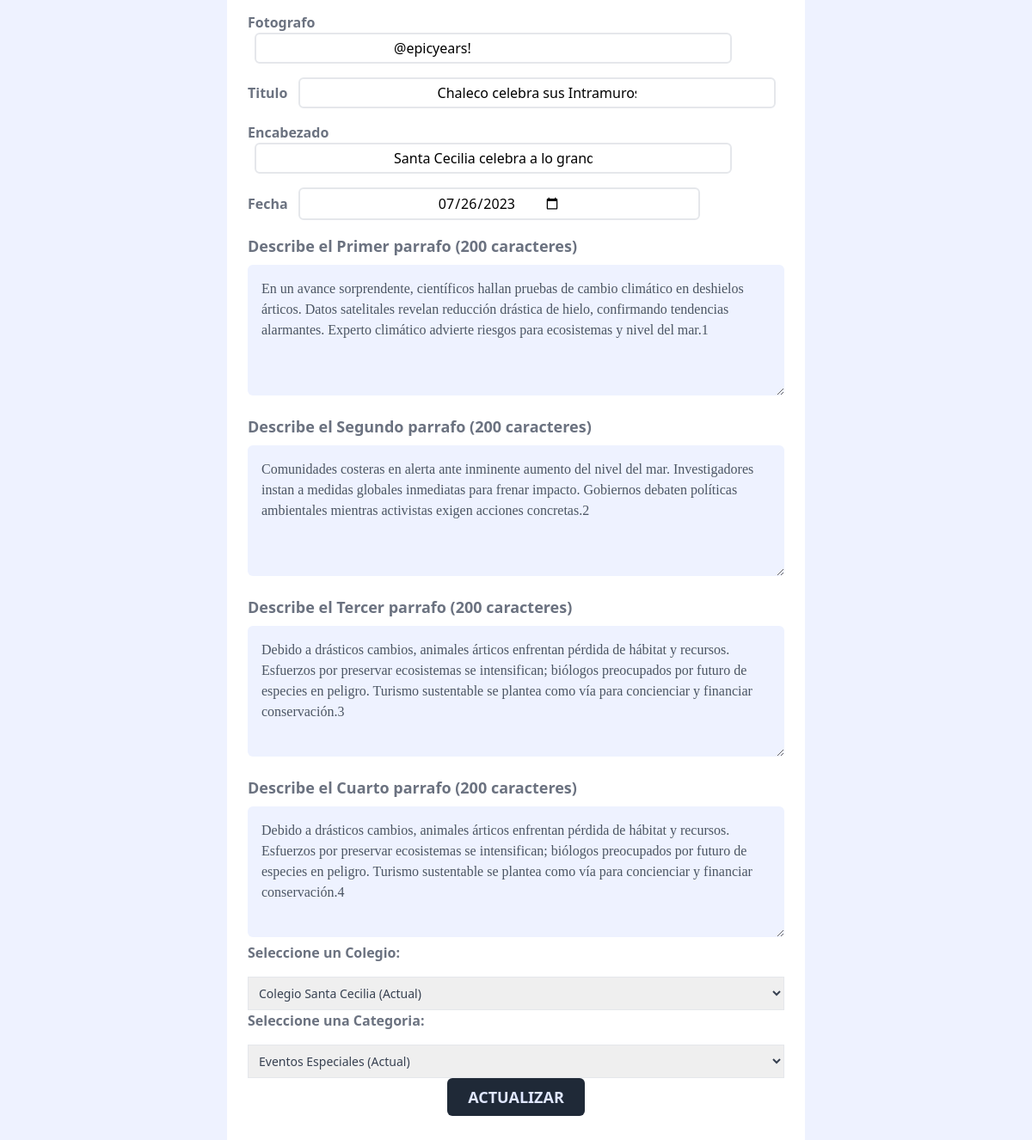
The page /src/editnews.php?new=113 (lower part) on the database as committed earlier.
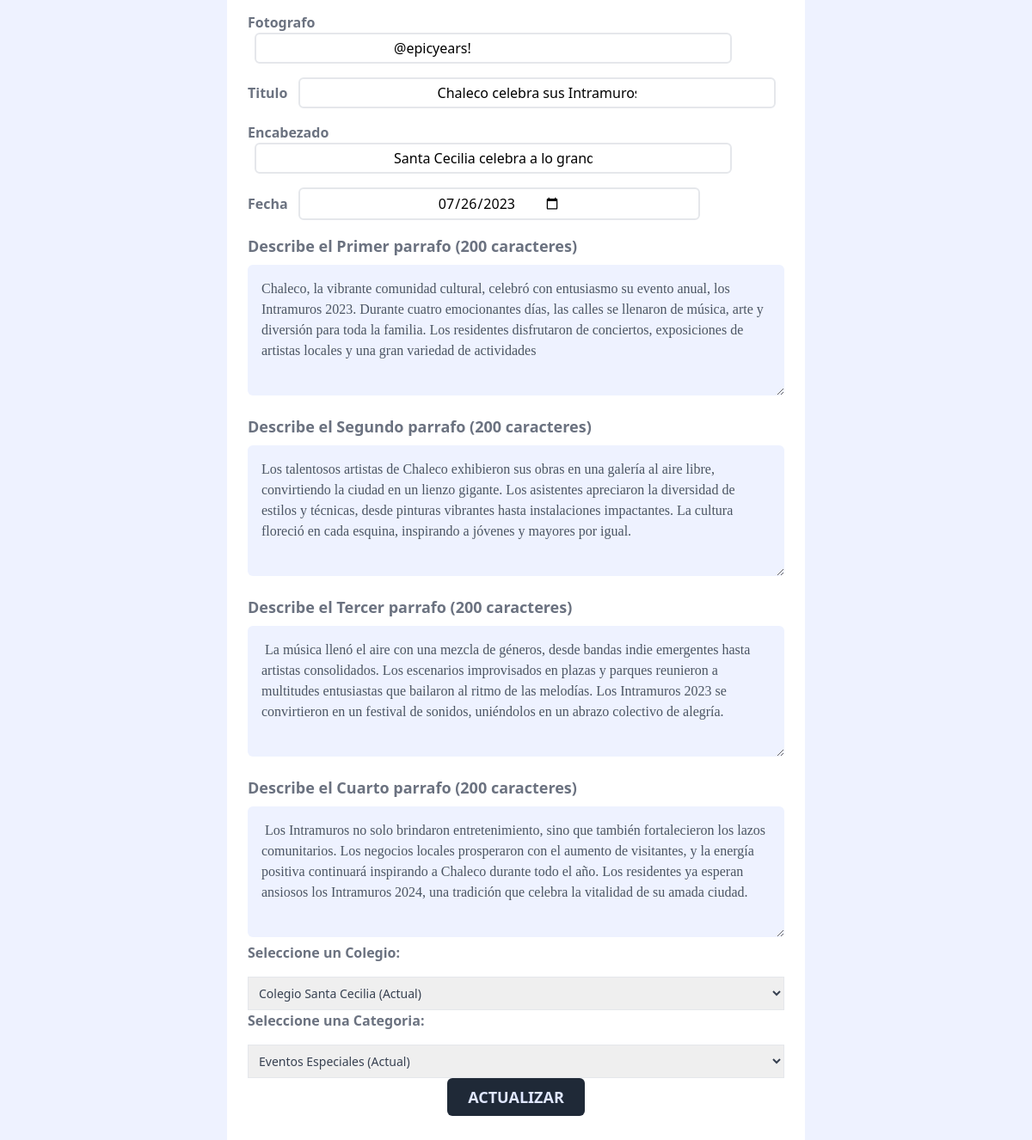
The same page on the database as committed later.
### tables this page shows
CREATE TABLE `news` (
  `id_news` int(11) NOT NULL,
  `id_reporter` varchar(100) NOT NULL,
  `main_image` text DEFAULT NULL,
  `photographer` varchar(100) NOT NULL,
  `headline` text NOT NULL,
  `drophead` text NOT NULL,
  `date` date NOT NULL,
  `BodyOne` text NOT NULL,
  `BodyTwo` text NOT NULL,
  `BodyThree` text NOT NULL,
  `BodyFour` text NOT NULL,
  `school` text NOT NULL,
  `Category` text NOT NULL
);

### src/editnews.php (the view, shortened to what this page needs)
<?php
$conexion = mysqli_connect('localhost', 'root', '', 'astrodb');
$new= $_GET['new'];
$query = "SELECT * FROM `news` WHERE `id_news` = '$new'";
$result = mysqli_query($conexion, $query);
while($row = mysqli_fetch_array($result)){
?>
<!DOCTYPE html>
<html lang="en">
<head>
<link rel="stylesheet" href="../Public/tailwind.css">
</head>
<body>
    <form method="post" enctype="multipart/form-data" action="./funciones/CRUD_New.php">
        <div class="bg-indigo-50 min-h-screen md:px-20 pt-6">
          <div class=" bg-white rounded-md px-6 py-10 max-w-2xl mx-auto">
            <div class="space-y-4">
              <div>
                <label for="photographer" class="text-2lx font-bold text-gray-500">Fotografo</label>
                <input  type="text" value="<?php echo $row['photographer']; ?>"  id="photographer" name="photographer" class="ml-2 outline-none py-1 px-40 text-md border-2 rounded-md"  />
              </div>
              <div>
                <label for="headline" class="text-2lx font-bold text-gray-500">Titulo</label>
                <input  type="text" value="<?php echo $row['headline']; ?>"  id="headline" name="headline" class="ml-2 outline-none py-1 px-40 text-md border-2 rounded-md"  />
              </div>
              <div>
                <label for="drophead" class="text-2lx font-bold text-gray-500">Encabezado</label>
                <input  type="text" value="<?php echo $row['drophead']; ?>" id="drophead" name="drophead" class="ml-2 outline-none py-1 px-40 text-md border-2 rounded-md"  />
              </div>
              <div>
                <label for="date" class="text-2lx font-bold text-gray-500">Fecha</label>
                <input value="<?php echo $row['date']; ?>" type="date"  id="date" name="date" class="ml-2 outline-none py-1 px-40 text-md border-2 rounded-md"  />
              </div>
              <div>
                <label for="description" class="block mb-2 text-lg text-gray-500 font-bold">Describe el Primer parrafo (200 caracteres)</label>
                <textarea id="description" cols="15" rows="5" name="BodyOne"  maxlength="200" placeholder="Escribe tu noticia..." class="w-full font-serif  p-4 text-gray-600 bg-indigo-50 outline-none rounded-md"><?php echo $row['BodyOne']?></textarea>
              </div>
              <div>
<label for="description" class="block mb-2 text-lg text-gray-500 font-bold">Describe el Segundo parrafo (200 caracteres)</label>
<textarea id="description" cols="15" rows="5" name="BodyTwo"  maxlength="200" placeholder="Escribe tu noticia..." class="w-full font-serif  p-4 text-gray-600 bg-indigo-50 outline-none rounded-md"><?php echo $row['BodyTwo']?></textarea>
</div>
<div>
<label for="description" class="block mb-2 text-lg text-gray-500 font-bold">Describe el Tercer parrafo (200 caracteres)</label>
<textarea id="description" cols="15" rows="5" name="BodyThree"  maxlength="200" placeholder="Escribe tu noticia..." class="w-full font-serif  p-4 text-gray-600 bg-indigo-50 outline-none rounded-md"><?php echo $row['BodyThree']?></textarea>
</div>
<div>
<label for="description" class="block mb-2 text-lg text-gray-500 font-bold">Describe el Cuarto parrafo (200 caracteres)</label>
<textarea id="description" cols="15" rows="5" name="BodyFour"  maxlength="200" placeholder="Escribe tu noticia..." class="w-full font-serif  p-4 text-gray-600 bg-indigo-50 outline-none rounded-md"><?php echo $row['BodyFour']?></textarea>
</div>
                <label for="name" class="text-lx font-bold text-gray-500">Seleccione un Colegio:</label>
                <div class="options md:flex md:space-x-6 text-sm items-center text-gray-700 mt-4">
                    <select class="w-full border border-gray-200 p-2 focus:outline-none focus:border-gray-500" name="school">
                      <option value="<?php echo $row['school']; ?>"><?php echo $row['school']; ?> (Actual)</option>
                    </select>
                </div>
              </div>
              <div>
                <label for="name" class="text-lx font-bold text-gray-500">Seleccione una Categoria:</label>
                <div class="options md:flex md:space-x-6 text-sm items-center text-gray-700 mt-4">
                    <select class="w-full border border-gray-200 p-2 focus:outline-none focus:border-gray-500" name="category">
                    <option value="<?php echo $row['Category']; ?>"><?php echo $row['Category']; ?> (Actual)</option>
                    </select>
                </div>
              </div>
           <input class=" px-6 py-2 mx-auto block rounded-md text-lg font-semibold text-indigo-100 bg-gray-800  " type="submit" value="ACTUALIZAR" name="edit">
            </div>
          </div>
      </form>
</body>
</html>
<?php } ?>

Rows that differ between the two databases and show on the page:
changed news "@epicyears!": BodyOne "En un avance sorprendente, científicos hallan pruebas de cambio climático en deshielos árticos. Datos satelitales revelan reducción drástica de hielo, confirmando tendencias alarmantes. Experto climático advierte riesgos para ecosistemas y nivel del mar.1" → "Chaleco, la vibrante comunidad cultural, celebró con entusiasmo su evento anual, los Intramuros 2023. Durante cuatro emocionantes días, las calles se llenaron de música, arte y diversión para toda la familia. Los residentes disfrutaron de conciertos, exposiciones de artistas locales y una gran variedad de actividades"; BodyTwo "Comunidades costeras en alerta ante inminente aumento del nivel del mar. Investigadores instan a medidas globales inmediatas para frenar impacto. Gobiernos debaten políticas ambientales mientras activistas exigen acciones concretas.2" → "Los talentosos artistas de Chaleco exhibieron sus obras en una galería al aire libre, convirtiendo la ciudad en un lienzo gigante. Los asistentes apreciaron la diversidad de estilos y técnicas, desde pinturas vibrantes hasta instalaciones impactantes. La cultura floreció en cada esquina, inspirando a jóvenes y mayores por igual."; BodyThree "Debido a drásticos cambios, animales árticos enfrentan pérdida de hábitat y recursos. Esfuerzos por preservar ecosistemas se intensifican; biólogos preocupados por futuro de especies en peligro. Turismo sustentable se plantea como vía para concienciar y financiar conservación.3" → "La música llenó el aire con una mezcla de géneros, desde bandas indie emergentes hasta artistas consolidados. Los escenarios improvisados en plazas y parques reunieron a multitudes entusiastas que bailaron al ritmo de las melodías. Los Intramuros 2023 se convirtieron en un festival de sonidos, uniéndolos en un abrazo colectivo de alegría."; BodyFour "Debido a drásticos cambios, animales árticos enfrentan pérdida de hábitat y recursos. Esfuerzos por preservar ecosistemas se intensifican; biólogos preocupados por futuro de especies en peligro. Turismo sustentable se plantea como vía para concienciar y financiar conservación.4" → "Los Intramuros no solo brindaron entretenimiento, sino que también fortalecieron los lazos comunitarios. Los negocios locales prosperaron con el aumento de visitantes, y la energía positiva continuará inspirando a Chaleco durante todo el año. Los residentes ya esperan ansiosos los Intramuros 2024, una tradición que celebra la vitalidad de su amada ciudad."
